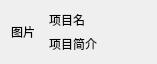
<?xml version="1.0" encoding="UTF-8"?>
<ui version="4.0">
 <class>ProjectItem</class>
 <widget class="QWidget" name="ProjectItem">
  <property name="geometry">
   <rect>
    <x>0</x>
    <y>0</y>
    <width>157</width>
    <height>59</height>
   </rect>
  </property>
  <property name="windowTitle">
   <string>Form</string>
  </property>
  <layout class="QGridLayout" name="gridLayout_2">
   <item row="0" column="0">
    <layout class="QGridLayout" name="gridLayout" rowstretch="1,1" columnstretch="1,3">
     <item row="0" column="1">
      <widget class="QLabel" name="pj_name_label">
       <property name="text">
        <string>项目名</string>
       </property>
      </widget>
     </item>
     <item row="1" column="1">
      <widget class="QLabel" name="pj_profile_label">
       <property name="text">
        <string>项目简介</string>
       </property>
      </widget>
     </item>
     <item row="0" column="0" rowspan="2">
      <widget class="QLabel" name="label">
       <property name="styleSheet">
        <string notr="true">background-image: url(:/pictures/6.png);</string>
       </property>
       <property name="text">
        <string>图片</string>
       </property>
      </widget>
     </item>
    </layout>
   </item>
  </layout>
 </widget>
 <resources/>
 <connections/>
</ui>
